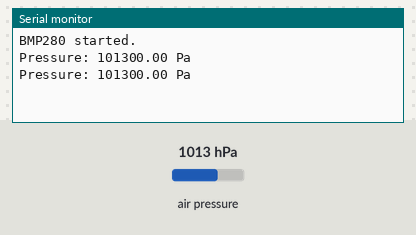
Recording of a sketch running on a simulated Arduino Uno, built with avr-gcc and run on an emulated ATmega328P. Shown: the last lines printed to the serial monitor. The test bench sets the inputs (shaded band); at power-on: air pressure 1013 hPa.

Above: at 5.8 s.
5.9 s: air pressure set to 952 hPa
At 11.5 s:
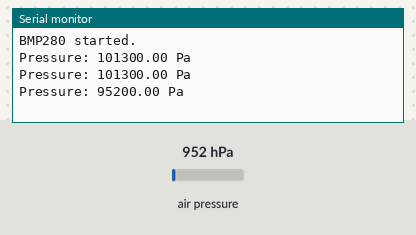
11.9 s: air pressure set to 975 hPa
At 15.3 s:
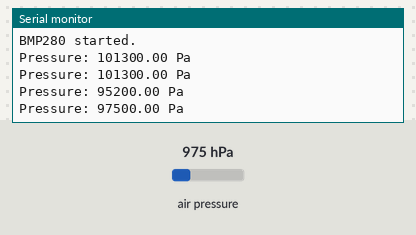
Timing chart, 0 to 16.8 s (numbered marks = the images above; inputs shaded):
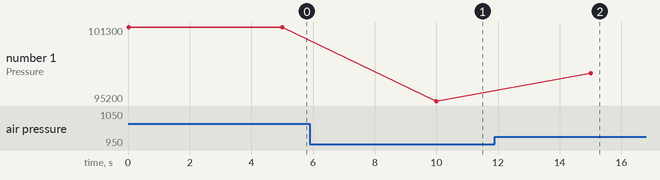

The sketch:

bmp280.ino
```cpp
#include <Wire.h>
#include <Adafruit_Sensor.h>
#include <Adafruit_BMP280.h>

Adafruit_BMP280 bmp;

void setup() {
  Serial.begin(9600); //BAUD Rate
  while (!Serial);

  if (!bmp.begin(0x77)) { // Address of sensor(0x77)
    Serial.println("BMP280 does not exist!");
    while (1);
  }

  Serial.println("BMP280 started.");
}

void loop() {
  Serial.print("Pressure: ");
  Serial.print(bmp.readPressure()); // Pascal
  Serial.println(" Pa");

  delay(5000);
}
```

Measured:
- after the input at 5.9 s, the serial monitor: prints a new line after 4.1 s (image 1)
- after the input at 11.9 s, the serial monitor: prints a new line after 3.1 s (image 2)
- plotted number 1: 101300 → 95200 after the input at 5.9 s, 95200 → 97500 after the input at 11.9 s
